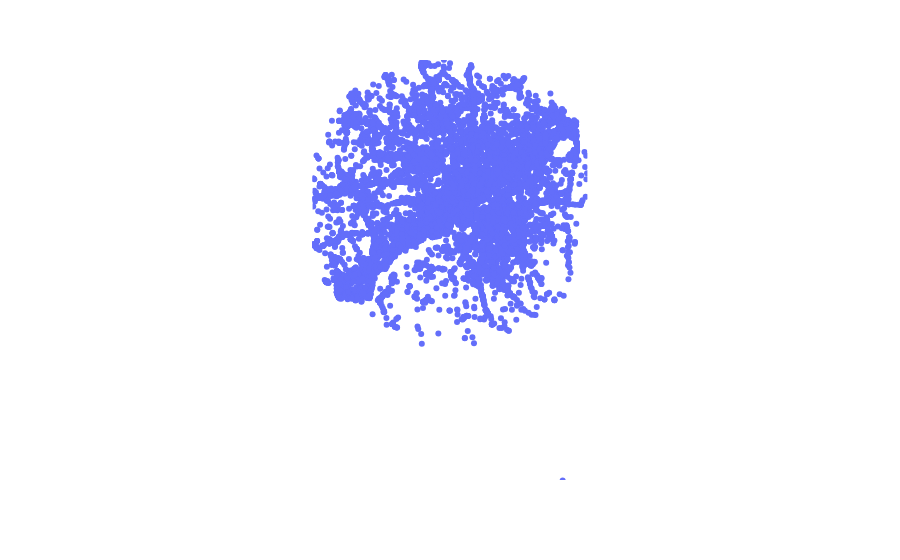

The notebook cell this image was saved under:
### Code cell
min_lat, max_lat = df_expanded['latitude'].min(), df_expanded['latitude'].max()
min_lon, max_lon = df_expanded['longitude'].min(), df_expanded['longitude'].max()

fig = px.scatter_geo(df, lat="latitude", lon="longitude")

# Set the map layout to specify the latitude and longitude bounds
fig.update_geos(
    visible=False,
    lataxis_range=[min_lat, max_lat],
    lonaxis_range=[min_lon, max_lon],
    projection_type="natural earth",
    center=dict(lat=(min_lat + max_lat) / 2, lon=(min_lon + max_lon) / 2)
)

# Show the map
fig.show()

### Figure 1 — Plotly figure (JSON) as saved in the notebook; plotly's stock layout.template omitted (floating-point values rounded to 4 significant figures; data arrays with more than 128 entries replaced by an {"elided": "..."} marker saying what was removed)
{"data": [{"geo": "geo", "hovertemplate": "latitude=%{lat}<br>longitude=%{lon}<extra></extra>", "lat": {"elided": "44840 float values"}, "legendgroup": "", "lon": {"elided": "44840 float values"}, "marker": {"color": "#636efa", "symbol": "circle"}, "mode": "markers", "name": "", "showlegend": false, "type": "scattergeo"}], "layout": {"geo": {"center": {"lat": 39.75, "lon": -75.23}, "domain": {"x": [0, 1], "y": [0, 1]}, "lataxis": {"range": [39.05, 40.45]}, "lonaxis": {"range": [-75.8, -74.66]}, "projection": {"type": "natural earth"}, "visible": false}, "legend": {"tracegroupgap": 0}, "margin": {"t": 60}}}
